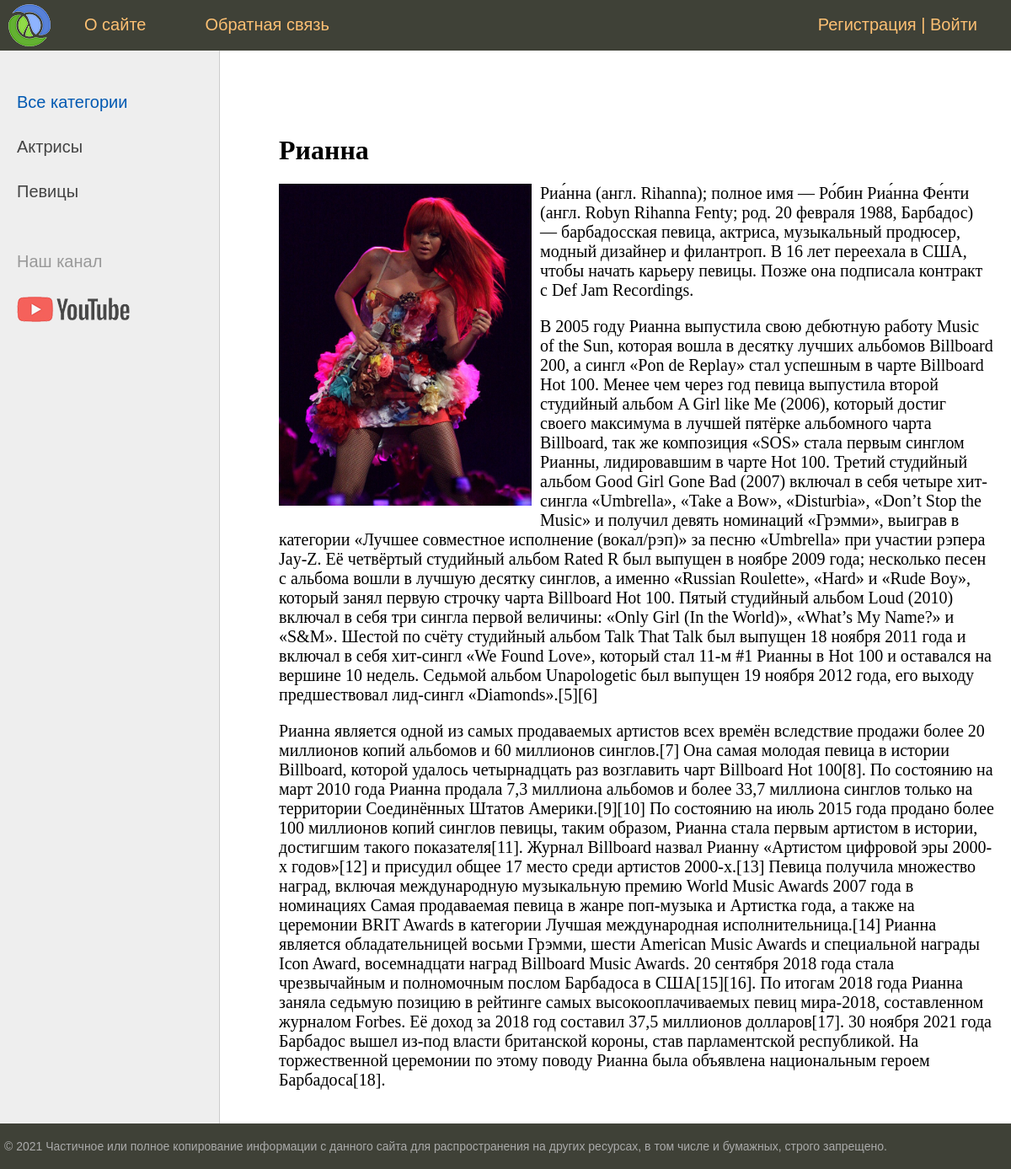
Screenshot of /post/rihanna/ with the database file from the repository.
### women/models.py (models this page shows, shortened)
class Category(models.Model):
    name = models.CharField(
        max_length=100, db_index=True, verbose_name='Категория')
    slug = models.SlugField(max_length=255, unique=True,
                            db_index=True, verbose_name='URL')
    def get_absolute_url(self):
        return reverse('category', kwargs={'cat_slug': self.slug})
    class Meta:
        verbose_name = 'Категория'
        verbose_name_plural = 'Категории'
        ordering = ['id']

class Women(models.Model):
    title = models.CharField(max_length=255, verbose_name='Заголовок')
    slug = models.SlugField(max_length=255, unique=True,
                            db_index=True, verbose_name='URL')
    content = models.TextField(blank=True, verbose_name='Текст статьи')
    photo = models.ImageField(
        upload_to="photos/%Y/%m/%d/", verbose_name='Фото')
    time_create = models.DateTimeField(
        auto_now_add=True, verbose_name='Время создания')
    time_update = models.DateTimeField(
        auto_now=True, verbose_name='Время изменения')
    is_published = models.BooleanField(default=True, verbose_name='Публикация')
    cat = models.ForeignKey(
        'Category', on_delete=models.PROTECT, verbose_name='Категория')
    def __str__(self):
        return self.title
    class Meta:
        verbose_name = 'Известные женщины'
        verbose_name_plural = 'Известные женщины'
        ordering = ['-time_create', 'title']

### women/views.py (the view)
# urls.py: path('post/<slug:post_slug>/', ShowPost.as_view(), name='post'),
class ShowPost(DataMixin, DetailView):
    model = Women
    template_name = 'women/post.html'
    slug_url_kwarg = 'post_slug'
    context_object_name = 'post'
    def get_context_data(self, *, object_list=None, **kwargs):
        context = super().get_context_data(**kwargs)
        c_def = self.get_user_context(title=context['post'])
        return dict(list(context.items()) + list(c_def.items()))

### women/utils.py (called while the page is built)
    def get_user_context(self, **kwargs):
        context = kwargs
        cats = Category.objects.annotate(Count('women'))
        user_menu = menu.copy()
        if not self.request.user.is_authenticated:
            user_menu.pop(1)
        context['menu'] = user_menu
        context['cats'] = cats
        if 'cat_selected' not in context:
            context['cat_selected'] = 0
        return context

### women/templates/women/post.html
{% extends 'women/base.html' %}
{% block content %}
<h1>{{post.title}}</h1>
{% if post.photo %}
    <p><img class="img-article-left" src="{{post.photo.url}}"></p>
{% endif %}
    {{post.content|linebreaks}}
{% endblock %}

### women/templates/women/base.html (shortened to what this page needs)
{% load static %} {% load women_tags %}
<!DOCTYPE html>
<html>
  <head>
    <link
      type="text/css"
      href="{% static 'women/css/styles.css' %}"
      rel="stylesheet"
    />
  </head>
  <body>
    <table class="table-page" border="0" cellpadding="0" cellspacing="0">
      <tr>
        <td valign="top">
          {% block mainmenu %}
          <div class="header">
            <ul id="mainmenu" class="mainmenu">
              <li class="logo">
                <a href="{% url 'home' %}"><div class="logo"></div></a>
              </li>
              {% for m in menu %}
              <li><a href="{% url m.url_name %}">{{m.title}}</a></li>
              {% endfor %}
              <li class="last">
                {% if request.user.is_authenticated %}
                  <li class="last"> {{ user.username }} | <a href={% url 'logout' %}>Выйти</a></li>
                {% else %}
                <a href="{% url 'register' %}">Регистрация</a> |
                <a href="{% url 'login' %}">Войти</a>
                {% endif %}
              </li>
            </ul>
          </div>
          {% endblock mainmenu %}
          <table
            class="table-content"
            border="0"
            cellpadding="0"
            cellspacing="0"
          >
            <tr>
              <td valign="top" class="left-chapters">
                <ul id="leftchapters">
                  {% if cat_selected == 0 %}
                  <li class="selected">Все категории</li>
                  {% else %}
                  <li><a href="{% url 'home' %}">Все категории</a></li>
                  {% endif %} {% for c in cats %}
                  {% if c.women__count > 0 %}
                   {% if c.pk == cat_selected %}
                  <li class="selected">{{c.name}}</li>
                  {% else %}
                  <li><a href="{{ c.get_absolute_url }}">{{c.name}}</a></li>
                   {% endif %}
                   {% endif %}
                   {% endfor %}
                  <li class="share">
                    <p>Наш канал</p>
                    <a
                      class="share-yt"
                      href="https://www.youtube.com/channel/UClJzWfGWuGJL2t-3dYKcHTA/playlists"
                      target="_blank"
                      rel="nofollow"
                    ></a>
                  </li>
                </ul>
              </td>
              <td valign="top" class="content">
                <div class="content-text">
                  {% block content %} {% endblock %}
                </div>
              </td>
            </tr>
          </table>
        </td>
      </tr>
      <tr>
        <td valign="top">
          <div id="footer">
            <p>
              &copy; 2021 Частичное или полное копирование информации с данного
              сайта для распространения на других ресурсах, в том числе и
              бумажных, строго запрещено.
            </p>
          </div>
        </td>
      </tr>
    </table>
  </body>
</html>

### women/static/women/css/styles.css (style rules this page uses)
html, body { font-family: 'Arial'; margin: 0; padding: 0; height: 100%; width: 100%; color: #444; }
a { color: #0059b2; text-decoration: none; }
img { max-width: 600px; height: auto; }
img.img-article-left { max-width: 300px; height: auto; float: left; padding: 0 10px 10px 0; }
.table-page { width: 100%; height: 100%; vertical-align: top; }
.table-page tr { height: 100%; }
.header { background: #3F4137; height: 60px; }
.logo { background: url('../images/logo.png') no-repeat 10px 5px; width: 70px; height: 60px; }
ul.mainmenu { list-style: none; margin: 0; padding: 0; height: 60px; color: #fdc073; font-size: 20px; overflow: hidden; }
ul.mainmenu li { float: left; margin: 18px 40px 0 30px; }
ul.mainmenu li.logo { margin: 0; }
ul.mainmenu li.last { float: right; }
ul.mainmenu li a { color: #fdc073; text-decoration: none; }
.table-content { width: 100%; min-height: 100%; height: 100%; }
.left-chapters { margin: 0; background: #eee; border-right: 1px solid #ccc; min-height: 100%; }
.left-chapters ul { width: 230px; min-height: 100%; margin: 0; padding: 20px 10px 10px 20px; list-style: none; font-size: 20px; }
.left-chapters ul li { margin: 30px 0 0 0; color: #999; }
.left-chapters ul li.selected { color: #0059b2; }
.left-chapters ul li a { color: #444; text-decoration: none; }
.left-chapters ul li.share { margin: 60px 0 0 0; }
.left-chapters ul li.share p { margin: 30px 0 30px 0; }
.left-chapters ul li.share a { display: inline-block; width: 40px; height: 40px; margin: 0 20px 0 0; }
.left-chapters ul li.share a.share-yt { width: 100%; height: 30px; background: url('../images/share_yt.png') no-repeat 0 0 }
.content { padding: 40px 20px 20px 40px; width: 100%; box-sizing: border-box; }
.content-text { margin: 60px 0 0 30px; color: #000; font-size: 20px; font-family: Yandex Sans Display Light; }
.content-text h1 { font-size: 32px; }
#footer { box-sizing: border-box; background: #3F4137; padding: 5px; color: #aaa; font-size: 14px; font-family: Verdana, Geneva, Arial, Helvetica; text-align: left; overflow: hidden; }

### rows the page displays
Category: name "Актрисы"
Category: name "Певицы"
Women: title "Рианна", photo (picture), content "Риа́нна (англ. Rihanna); полное имя — Ро́бин Риа́нна Фе́нти (англ. Robyn Rihanna Fenty; род. 20 февраля 1988, Барбадос) — барбадосская певица, актриса, музыкальный продюсер, модный дизайнер и филантроп. В 16 лет переехала в США, чтобы начать карьеру певицы. Позже она подписала контракт с Def Jam Recordings. В 2005 году Рианна выпустила свою дебютную работу Music of the Sun, которая вошла в десятку лучших альбомов Billboard 200, а сингл «Pon de Replay» стал успешным в чарте Billboard Hot 100. Менее чем через год певица выпустила второй студийный альбом A Girl like Me (2006), который достиг своего максимума в лучшей пятёрке альбомного чарта Billboard, так же композиция «SOS» стала первым…"

### other values shown
{{ m.title }} "О сайте" "Обратная связь"
